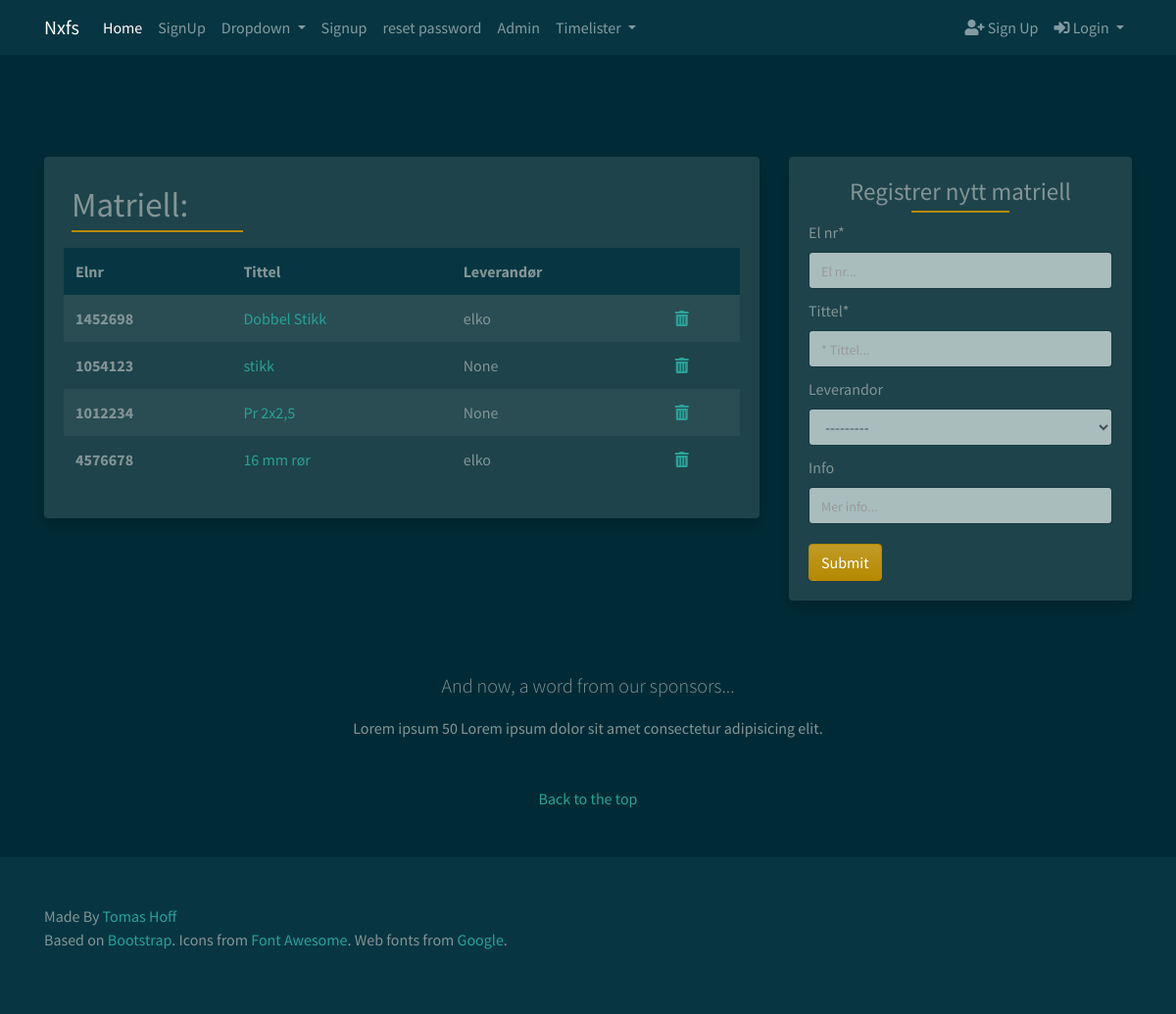
/timelister/matriell-list/, run on the app's committed database.
### timelister/models.py (models this page shows, shortened)
class Matriell(models.Model):
    el_nr = models.IntegerField(unique=True, blank=True, null=True,)
    tittel = models.CharField(max_length=64, unique=True, blank=True)
    info = models.CharField(max_length=256, blank=True)
    leverandor = models.ForeignKey(
        Leverandorer, on_delete=models.CASCADE, blank=True, null=True)
    image = models.ImageField()
    class Meta:
        verbose_name = 'Matriell'
        verbose_name_plural = 'Matriell'
    def __str__(self):
        return self.tittel

class Leverandorer(models.Model):
    name = models.CharField(max_length=64, blank=True)
    """Model definition for Leverandorer."""
    class Meta:
        verbose_name = 'Leverandor'
        verbose_name_plural = 'Leverandorer'
    def __str__(self):
        return self.name

### timelister/views.py (the view)
# urls.py: path('matriell-list/', views.matriellList, name="matriell-list"),
def matriellList(request):
    matriell = models.Matriell.objects.all()
    matriellform = MatriellForm(request.POST or None)
    if request.method == "POST":
        if matriellform.is_valid():
            matriellform.save()
            messages.success(request, 'Matriell Lagt til')
            return redirect(request.META.get('HTTP_REFERER', redirect_if_referer_not_found))
    context = {
        'matriell': matriell,
        'matriellform': matriellform
    }
    return render(request, 'timelister/matiell-liste.html', context)

### timelister/forms.py
class MatriellForm(forms.ModelForm):
    el_nr = forms.CharField(max_length=7, widget=forms.TextInput(
        attrs={
            'placeholder': 'El nr...',
        }))
    tittel = forms.CharField(max_length=64, widget=forms.TextInput(
        attrs={
            'placeholder': '* Tittel...',
        }))
    info = forms.CharField(max_length=256, required=False, widget=forms.TextInput(
        attrs={
            'placeholder': 'Mer info...',
        }))
    class Meta:
        model = Matriell
        fields = (
            'el_nr',
            'tittel',
            'leverandor',
            'info',
        )

### srv/context_processors.py (called while the page is built)
def custom_context(request):
    navbarloginform = LoginForm(request.POST or None)
    return {
        'navbarloginform': navbarloginform
    }

### templates/timelister/matiell-liste.html (shortened to what this page needs)
{% extends 'base.html' %}
{% block content %}
{% load crispy_forms_tags %}
<div class="col-lg-8">
    <div class="card border-0 shadow mb-4">
        <div class="card-body">
            <div class="d-flex justify-content-between">
                <div class="p-2">
                    <h2 class="card-body">Matriell:</h2>
                </div>
                <div class="p-2"></div>
                <div class="p-2">
                </div>
            </div>
            <table class="table table-striped table-borderless">
                <thead class="thead-custom">
                    <tr>
                        <th scope="col">Elnr</th>
                        <th scope="col">Tittel</th>
                        <th scope="col">Leverandør</th>
                        <th scope="col"></th>
                    </tr>
                </thead>
                <tbody>
                    {% for mat in matriell %}
                    <tr>
                        <th scope="row">{{ mat.el_nr }}</th>
                        <td><a href="{% url 'matriell-detail' object_id=mat.pk %}">{{ mat }}</a></td>
                        <td>{{ mat.leverandor }}</td>
                        <td><a href="{% url 'delete_matriell' object_id=mat.id %}" class="confirm-delete"
                                data-toggle="modal" data-target="#confirmTimerDeleteModal" id="deleteButton{{mat.id}}">
                                <i class="fas fa-trash-alt" tooltip-toggle="tooltip" title="Delete"></i></a>
                        </td>
                    </tr>
                    {% endfor %}
                </tbody>
            </table>
        </div>
    </div>
</div>
<div class="col-lg-4">
    <div class="card border-0 shadow mb-4 d-none d-lg-block">
        <div class="card-body">
            <div class="form-group">
                <h2>Registrer nytt matriell<br>
                </h2>
                <form method="POST" action=".">
                    {{ matriellform|crispy }}
                    <button type="submit" class="btn btn-primary button-card">Submit</button>
                </form>
            </div>
        </div>
    </div>
</div>
{% endblock content %}

### static_in_env/css/custom.css (style rules this page uses)
* { margin: 0; padding: 0; }
.button-card { margin-top: 10px !important; }
.card-body h2 { font-weight: 500; font-size: 35px; text-align: left; position: relative; padding: 0px 0 5px; margin-bottom: 10px; }
.card-body h2::after { background: #B58900; width: 175px; height: 2px; content: ""; position: absolute; top: 100%; left: 0%; transform: translateX(-0%); -o-transform: translateX(-0%); -ms-transform: translateX(-0%); -moz-transform: translateX(-0%); -webkit-transform: translateX(-0%); }
.thead-custom th { background-color: #073642; }
.form-group { margin-bottom: 0px !important; }
.form-group input { margin-bottom: 10px !important; }
.form-group select { margin-bottom: 10px !important; }
.form-group h2 { font-weight: 400; font-size: 25px; text-align: center; position: relative; padding: 0px 0 5px; margin-bottom: 10px; }
.form-group h2::after { background: #B58900; width: 100px; height: 2px; content: ""; position: absolute; top: 100%; left: 50%; transform: translateX(-50%); -o-transform: translateX(-50%); -ms-transform: translateX(-50%); -moz-transform: translateX(-50%); -webkit-transform: translateX(-50%); }
.form-group label { font-size: 16px; padding: 0px; }

### data on the page
Matriell: el_nr "1452698", tittel "Dobbel Stikk", leverandor "elko"
Matriell: el_nr "1054123", tittel "stikk", leverandor "None"
Matriell: el_nr "1012234", tittel "Pr 2x2,5", leverandor "None"
Matriell: el_nr "4576678", tittel "16 mm rør", leverandor "elko"
